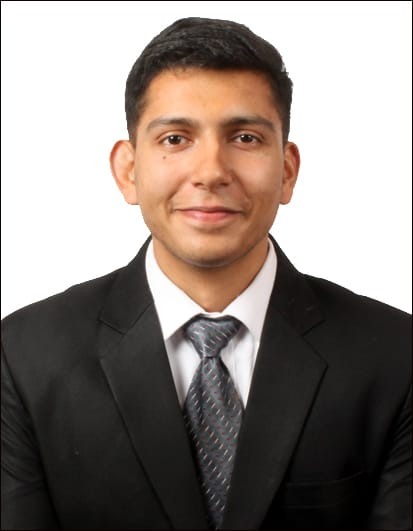
#> input picture group.jpg, 413 x 531 px, found by its file name
$ python Corner-Detection-Shi-Tomasi.py
#> lines starting #> are read from the running program, lines starting #| are printed output that depends on the picture
import cv2
import numpy as np
import matplotlib.pyplot as plt

me= cv2.imread('/home/nlab/OpenCv_Tutorials_Shobhit/Object Detection/group.jpg')
#> me is the input picture: shape (531, 413, 3); mean B, G, R 126.8, 132.4, 142
me = cv2.cvtColor(me, cv2.COLOR_BGR2RGB)
plt.imshow(me)
plt.show()

gray_me = cv2.cvtColor(me, cv2.COLOR_BGR2GRAY)
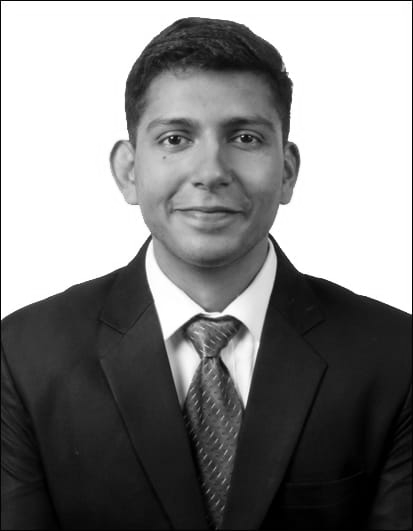
#> gray_me: shape (531, 413); min 0, max 255, mean 131.9
plt.imshow(gray_me, cmap='gray')

corners = cv2.goodFeaturesToTrack(gray_me, 5, 0.01, 10)
#> corners = [[410, 313], [410, 2], [2, 2], [2, 318], [172, 137]]
corners = np.int0(corners)

for i in corners:
    x, y = i.ravel()
    cv2.circle(me, (x, y), 7, (255, 0, 0), -1)
#> this loop made 5 passes
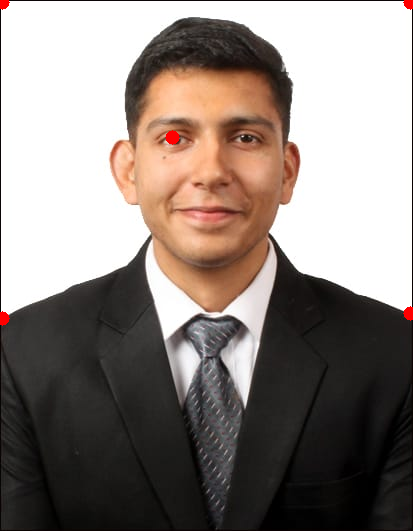
#> me: shape (531, 413, 3); mean R, G, B 142.2, 132.1, 126.5

plt.imshow(me)
plt.show()
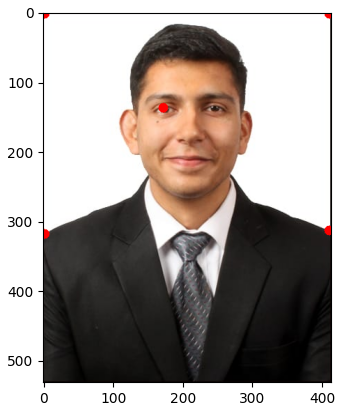
#> figure drawn by matplotlib, 1 panel
